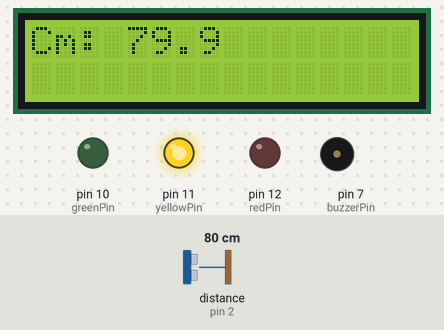
This sketch was run on a simulated Arduino Uno, built with avr-gcc and run on an emulated ATmega328P. On the bench: 16×2 character LCD, output pins drawn as LEDs (lit = HIGH), buzzer (waves = sounding). Wiring (from diagram.json): ultrasonic range finder: trigger pin 3; echo pin 2. Inputs (shaded band) come from the test bench; at power-on: distance to the obstacle (sensor on pin 2) 80 cm. The echo pulse lasts 58.3 µs per cm; pins used as bus, display or sensor lines are not drawn; what the sketch prints to the serial monitor is not drawn.

Above: at 3.2 s.
3.3 s: distance to the obstacle (sensor on pin 2) set to 2 cm
At 4.7 s:
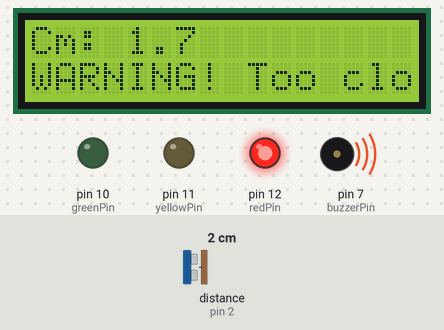
6.0 s: distance to the obstacle (sensor on pin 2) set to 37 cm
At 7.5 s:
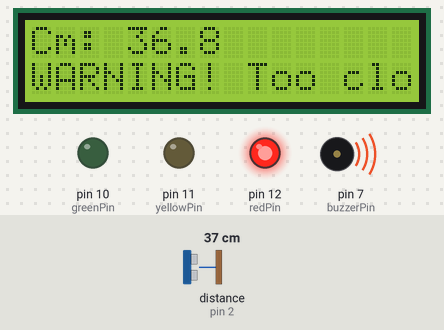
8.7 s: distance to the obstacle (sensor on pin 2) set to 40 cm
At 10.6 s:
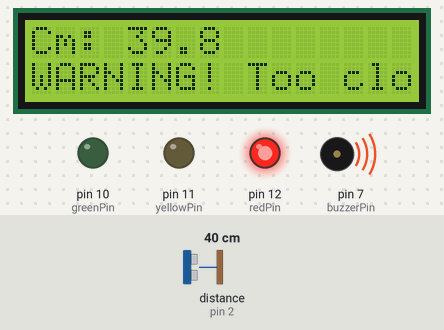
13.7 s: distance to the obstacle (sensor on pin 2) set to 120 cm
At 15.0 s:
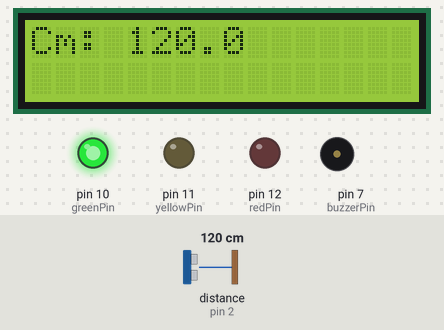
16.4 s: distance to the obstacle (sensor on pin 2) set to 86 cm
At 19.6 s:
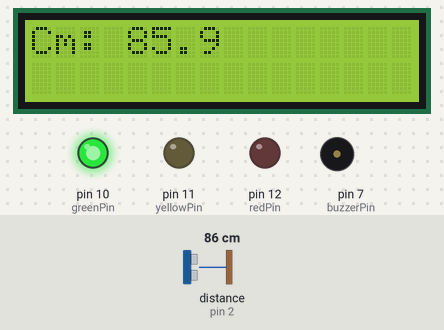
22.4 s: distance to the obstacle (sensor on pin 2) set to 76 cm
At 22.7 s:
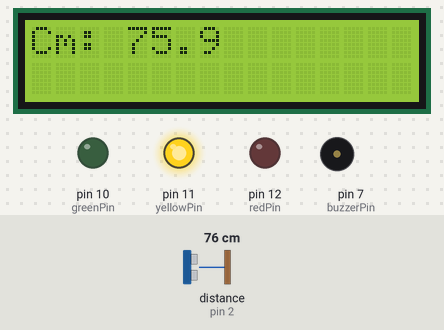
Timing chart, 0 to 25.4 s (numbered marks = the images above; inputs shaded):
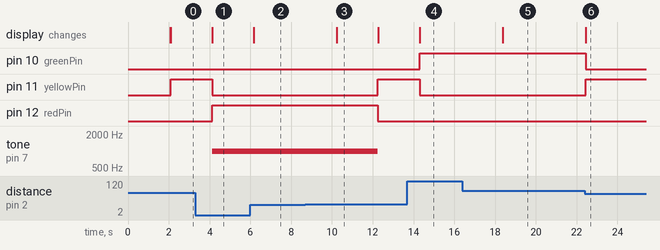

Measured:
- the behaviour switches between 81 and 80 cm on distance to the obstacle (sensor on pin 2) (found by bisection; images 5 and 6)
- after the input at 3.3 s, pin 11 (yellowPin): HIGH → LOW after 0.82 s; pin 12 (redPin): LOW → HIGH after 0.82 s; tone on pin 7 (buzzerPin): silent → 1000 Hz after 0.82 s; the display: changes after 0.84 s (image 1)
- after the input at 6.0 s, the display: changes after 0.17 s (image 2)
- after the input at 8.7 s, pin 11 (yellowPin): LOW → HIGH after 3.6 s; pin 12 (redPin): HIGH → LOW after 3.6 s; tone on pin 7 (buzzerPin): 1000 Hz → silent after 3.6 s; the display: changes after 1.5 s (image 3)
- after the input at 13.7 s, pin 10 (greenPin): LOW → HIGH after 0.59 s; pin 12 (redPin): stays LOW (without the input it goes to HIGH after 0.59 s); tone on pin 7 (buzzerPin): stays silent (without the input it goes to 1000 Hz after 0.59 s); the display: changes after 0.61 s (image 4)
- after the input at 16.4 s, the display: changes after 2.0 s (image 5)
- after the input at 22.4 s, pin 10 (greenPin): HIGH → LOW at once; pin 11 (yellowPin): LOW → HIGH at once; the display: changes after 0.05 s (image 6)

The sketch:

sketch.ino
```cpp
#include <LiquidCrystal_I2C.h>

LiquidCrystal_I2C lcd(0x27, 16, 2);

const int redPin = 12;
const int yellowPin = 11;
const int greenPin = 10;
const int buzzerPin = 7;

double cm;
double inches;

long readUltrasonicDistance(int triggerPin, int echoPin) {
  pinMode(triggerPin, OUTPUT);
  digitalWrite(triggerPin, LOW);
  delayMicroseconds(2);
  digitalWrite(triggerPin, HIGH);
  delayMicroseconds(10);
  digitalWrite(triggerPin, LOW);
  pinMode(echoPin, INPUT);
  return pulseIn(echoPin, HIGH);
}

void setup() {
  Serial.begin(9600);
  lcd.init();
  lcd.backlight();

  pinMode(redPin, OUTPUT);
  pinMode(yellowPin, OUTPUT);
  pinMode(greenPin, OUTPUT);
  pinMode(buzzerPin, OUTPUT);

  lcd.setCursor(0, 0);
  lcd.print("Start");
  delay(2000);
  lcd.clear();
}

void loop() {
  cm = 0.0344 / 2 * readUltrasonicDistance(3, 2);
  inches = cm / 2.54;

  lcd.clear();
  lcd.setCursor(0, 0);
  lcd.print("Cm: ");
  lcd.print(cm, 1);
  lcd.print("  ");

  String infoToSend = "";

  lcd.setCursor(0, 1);
  if (cm > 80) {
    digitalWrite(redPin, LOW);
    digitalWrite(yellowPin, LOW);
    digitalWrite(greenPin, HIGH);
    noTone(buzzerPin);
    lcd.print("                ");
    infoToSend = "GREEN - " + String(cm, 1) + " cm";
  } else if (cm >= 40 && cm <= 80) {
    digitalWrite(redPin, LOW);
    digitalWrite(yellowPin, HIGH);
    digitalWrite(greenPin, LOW);
    noTone(buzzerPin);
    lcd.print("                ");
    infoToSend = "YELLOW - " + String(cm, 1) + " cm";
  } else {
    digitalWrite(redPin, HIGH);
    digitalWrite(yellowPin, LOW);
    digitalWrite(greenPin, LOW);
    tone(buzzerPin, 1000);
    lcd.print("WARNING! Too close");
    infoToSend = "RED - WARNING! Too close - " + String(cm, 1) + " cm";
  }

  Serial.println(infoToSend);

  delay(2000);
}
```
